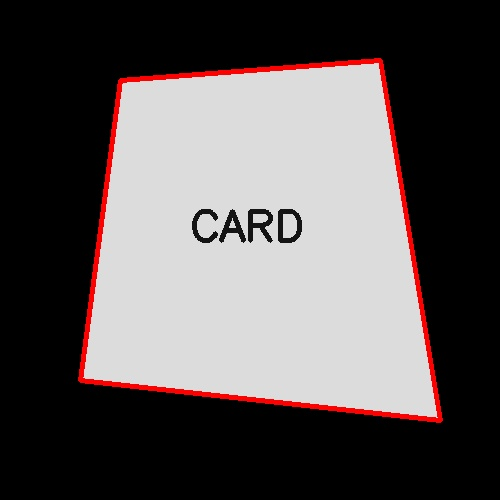
#> input picture sample_inputs/input_exp14.jpg, 500 x 500 px
$ python Exp14_Perspective_Transformation.py
#> lines starting #> are read from the running program, lines starting #| are printed output that depends on the picture
import cv2
import numpy as np
import os

# Experiment 14: Perspective Transformation
image_path = os.path.join(os.path.dirname(__file__), "..", "sample_inputs", "input_exp14.jpg")
image = cv2.imread(image_path)
#> image is the input picture: shape (500, 500, 3); mean B, G, R 86.1, 86.1, 92.2
if image is None:
    image = cv2.imread("input_exp14.jpg")

rows, cols, ch = image.shape
#> rows = 500; cols = 500; ch = 3
pts1 = np.float32([[120, 80], [380, 60], [80, 380], [440, 420]])
pts2 = np.float32([[50, 50], [450, 50], [50, 450], [450, 450]])
matrix = cv2.getPerspectiveTransform(pts1, pts2)
transformed_image = cv2.warpPerspective(image, matrix, (cols, rows))
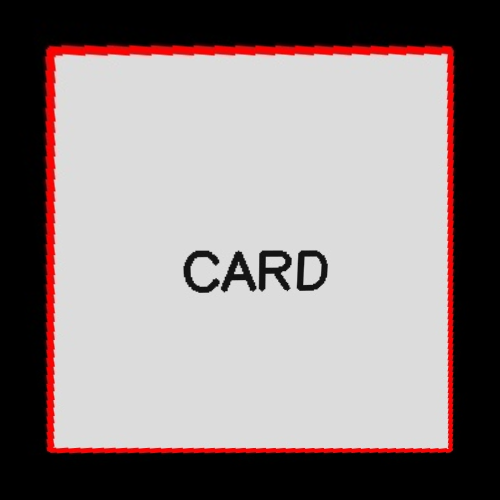
#> transformed_image: shape (500, 500, 3); mean B, G, R 134.6, 134.6, 144.7

cv2.imshow("Original Image", image)
cv2.imshow("Perspective Transformed Image", transformed_image)

out_path = os.path.join(os.path.dirname(__file__), "..", "output_screenshots", "exp14_output.png")
cv2.imwrite(out_path, cv2.hconcat([image, transformed_image]))
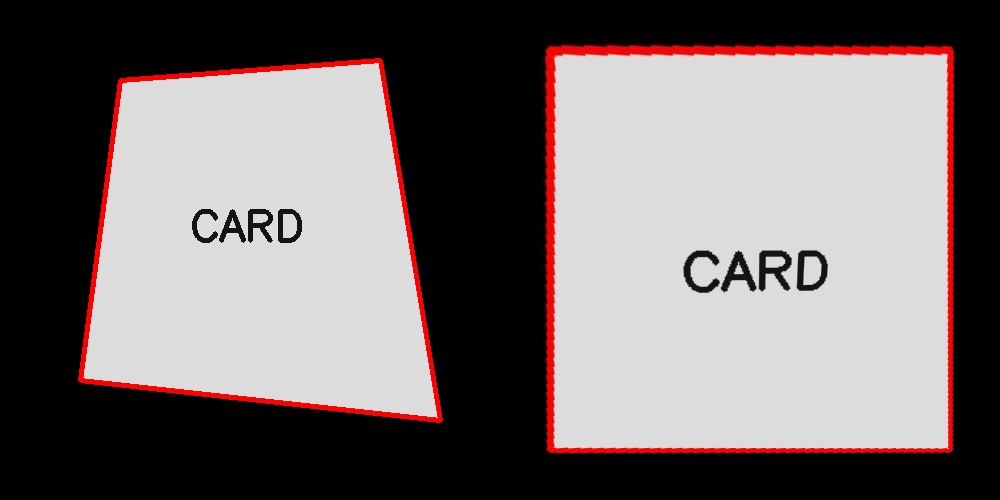
#> saved as exp14_output.png: shape (500, 1000, 3); mean B, G, R 110.3, 110.3, 118.5
print(f"Exp 14 output saved to {out_path}")

cv2.waitKey(500)
cv2.destroyAllWindows()
